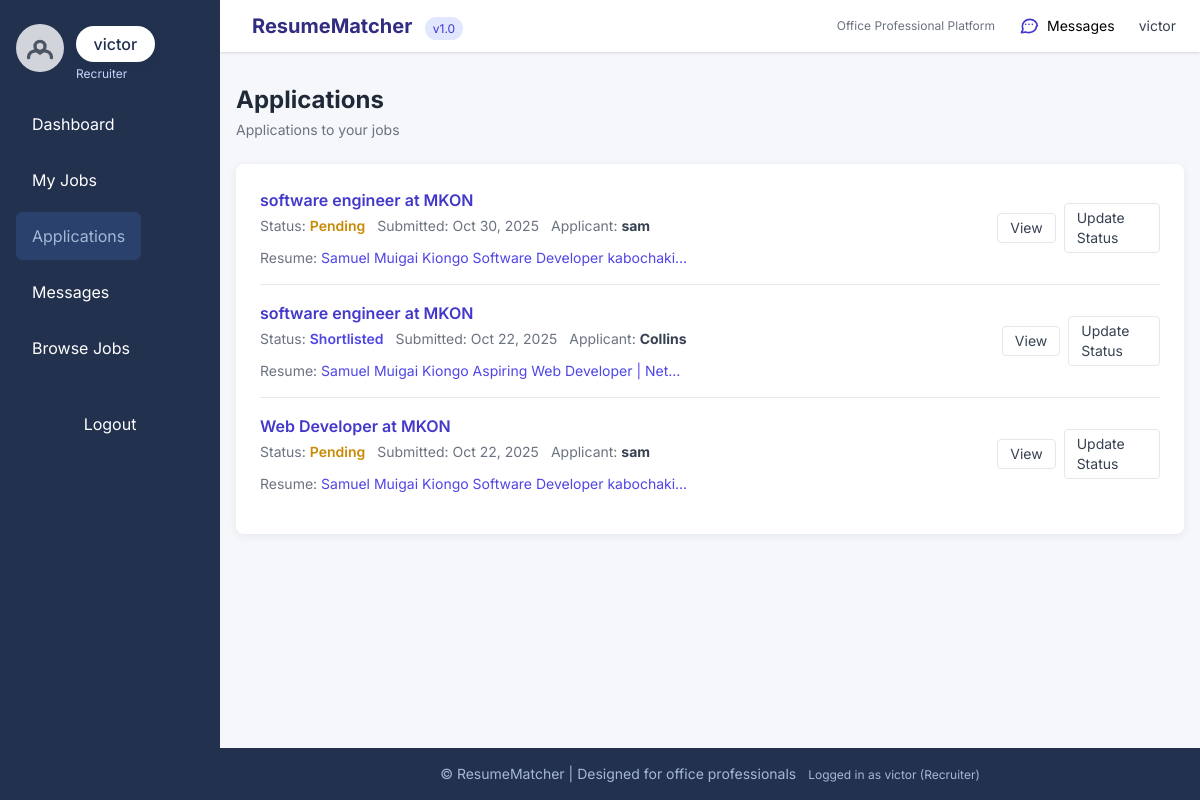
The page /applications/ (signed in) on the database as committed earlier.
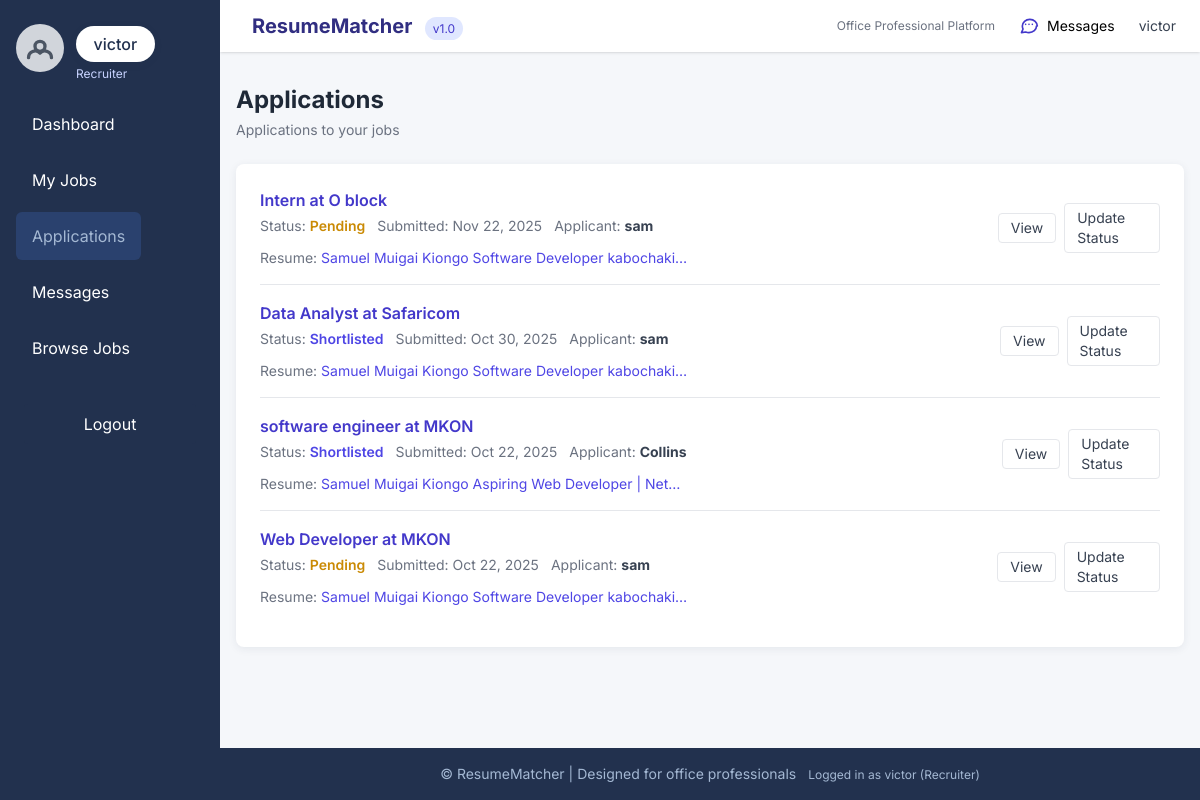
The same page on the database as committed later.
### core/models.py (models this page shows, shortened)
class Application(models.Model):
    STATUS_CHOICES = (
        ('pending', 'Pending'),
        ('shortlisted', 'Shortlisted'),
        ('rejected', 'Rejected'),
        ('hired', 'Hired'),
    )
    application_id = models.AutoField(primary_key=True)
    user = models.ForeignKey(User, on_delete=models.CASCADE, related_name='applications')
    job = models.ForeignKey(Job_Posting, on_delete=models.CASCADE, related_name='applications')
    resume = models.ForeignKey(
        Resume, on_delete=models.SET_NULL, null=True, blank=True, related_name='applications'
    )
    status = models.CharField(max_length=20, choices=STATUS_CHOICES, default='pending')
    match_score = models.FloatField(
        default=0.0,
        validators=[MinValueValidator(0.0), MaxValueValidator(1.0)],
        help_text="AI-generated match score (0-1)"
    )
    ai_feedback = models.TextField(blank=True, null=True)
    submission_date = models.DateTimeField(auto_now_add=True)
    updated_at = models.DateTimeField(auto_now=True)
    class Meta:
        db_table = 'applications'
        constraints = [
            models.UniqueConstraint(fields=['user', 'job'], name='unique_user_job_application')
        ]
        verbose_name = 'Application'
        verbose_name_plural = 'Applications'
        ordering = ['-submission_date']

class Job_Posting(models.Model):
    job_id = models.AutoField(primary_key=True)
    title = models.CharField(max_length=200)
    company = models.CharField(max_length=200)
    location = models.CharField(max_length=100, blank=True)
    description = models.TextField()
    requirements = models.ManyToManyField(Skill, blank=True, related_name='job_postings')
    requirements_text = models.TextField(blank=True, null=True, help_text="Optional free-text requirements")
    salary_range = models.CharField(max_length=50, blank=True, help_text="e.g., 'KES 50,000 - 100,000'")
    posted_by = models.ForeignKey(
        User, on_delete=models.CASCADE, related_name='posted_jobs',
        limit_choices_to={'account_type': 'recruiter'}
    )
    duration_min_months = models.PositiveSmallIntegerField(
        blank=True,
        null=True,
        validators=[MinValueValidator(0), MaxValueValidator(120)],
        help_text="Minimum expected duration in months (0 = open/indefinite)"
    )
    duration_max_months = models.PositiveSmallIntegerField(
        blank=True,
        null=True,
        validators=[MinValueValidator(0), MaxValueValidator(120)],
        help_text="Maximum expected duration in months (leave blank for open-ended)"
    )
    application_deadline = models.DateTimeField(
        blank=True,
        null=True,
        help_text="Optional deadline (date & time). After this time applications will be closed."
    )
    is_active = models.BooleanField(default=True)
    created_at = models.DateTimeField(auto_now_add=True)
    updated_at = models.DateTimeField(auto_now=True)
    class Meta:
        db_table = 'job_postings'
        verbose_name = 'Job Posting'
        verbose_name_plural = 'Job Postings'
        ordering = ['-created_at']

class User(AbstractUser):
    USER_TYPES = (
        ('seeker', 'Job Seeker'),
        ('recruiter', 'Recruiter'),
        ('admin', 'Admin'),
    )
    account_type = models.CharField(max_length=10, choices=USER_TYPES, default='seeker')
    email = models.EmailField(unique=True)
    profile_picture = models.ImageField(upload_to='profiles/', blank=True, null=True)
    created_at = models.DateTimeField(auto_now_add=True)
    updated_at = models.DateTimeField(auto_now=True)
    class Meta:
        db_table = 'users'
        verbose_name = 'User'
        verbose_name_plural = 'Users'

class Resume(models.Model):
    resume_id = models.AutoField(primary_key=True)
    user = models.ForeignKey(User, on_delete=models.CASCADE, related_name='resumes')
    file = models.FileField(upload_to='resumes/', blank=True, null=True)
    extracted_text = models.TextField(blank=True, null=True)
    skills = models.ManyToManyField(Skill, blank=True, related_name='resumes')
    summary = models.TextField(blank=True, null=True)
    match_score = models.FloatField(
        default=0.0,
        validators=[MinValueValidator(0.0), MaxValueValidator(1.0)]
    )
    uploaded_at = models.DateTimeField(auto_now_add=True)
    updated_at = models.DateTimeField(auto_now=True)
    class Meta:
        db_table = 'resumes'
        verbose_name = 'Resume'
        verbose_name_plural = 'Resumes'
        ordering = ['-uploaded_at']
    def get_skills_as_string(self):
        return ', '.join(skill.name for skill in self.skills.all()) if self.skills.exists() else 'No skills extracted'

class Skill(models.Model):
    name = models.CharField(max_length=100, unique=True)
    slug = models.SlugField(max_length=120, unique=True, blank=True)
    class Meta:
        db_table = 'skills'
        ordering = ['name']
        verbose_name = 'Skill'
        verbose_name_plural = 'Skills'

### core/views.py (the view)
# urls.py: path('applications/', views.application_list, name='application_list'),
@login_required
def application_list(request):
    if request.user.account_type == 'recruiter':
        applications = Application.objects.filter(job__posted_by=request.user)
    else:
        applications = Application.objects.filter(user=request.user)
    return render(request, 'applications/application_list.html', {'applications': applications})

### core/templates/applications/application_list.html (shortened to what this page needs)
{% extends "base.html" %}
{% block content %}
<div class="mb-6 flex items-center justify-between">
    <div>
        <h1 class="text-2xl font-bold text-gray-800">Applications</h1>
        <p class="text-sm text-gray-500 mt-1">
            {% if request.user.account_type == 'recruiter' %}
                Applications to your jobs
            {% else %}
                Applications you've submitted
            {% endif %}
        </p>
    </div>
</div>
<div class="card p-6">
    {% if applications %}
        <ul class="space-y-4">
            {% for application in applications %}
            <li class="flex flex-col sm:flex-row sm:items-center sm:justify-between gap-3 pb-4 border-b last:border-b-0">
                <div class="min-w-0">
                    <a href="{% url 'application_detail' application.pk %}" class="text-indigo-700 font-semibold hover:underline truncate block">
                        {{ application.job.title }} at {{ application.job.company }}
                    </a>
                    <div class="mt-1 flex flex-wrap items-center gap-3 text-sm text-gray-500">
                        <span>
                            Status:
                            <span class="font-semibold
                                {% if application.status == 'hired' %}text-green-600
                                {% elif application.status == 'rejected' %}text-red-600
                                {% elif application.status == 'shortlisted' %}text-indigo-600
                                {% else %}text-yellow-600{% endif %}">
                                {{ application.get_status_display }}
                            </span>
                        </span>
                        <span>Submitted: {{ application.submission_date|date:"M d, Y" }}</span>
                        {% if request.user.account_type == 'recruiter' %}
                            <span>Applicant: <strong class="text-gray-700">{{ application.user.get_full_name|default:application.user.username }}</strong></span>
                            {% if application.resume %}
                                <span>
                                    Resume:
                                    <a href="{% url 'resume_detail' application.resume.pk %}" class="text-indigo-600 hover:underline">
                                        {{ application.resume.summary|default:application.resume.get_skills_as_string|truncatechars:50 }}
                                    </a>
                                </span>
                            {% endif %}
                        {% endif %}
                    </div>
                </div>
                <div class="flex items-center gap-2">
                    <a href="{% url 'application_detail' application.pk %}" class="px-3 py-1 rounded border border-gray-200 text-sm text-gray-700 hover:bg-gray-50">View</a>
                    {% if request.user == application.user %}
                        <a href="{% url 'application_update' application.pk %}" class="px-3 py-1 rounded border border-gray-200 text-sm text-gray-700 hover:bg-gray-50">Edit</a>
                        <form action="{% url 'application_delete' application.pk %}" method="post" class="inline" onsubmit="return confirm('Withdraw this application?');">
                            {% csrf_token %}
                            <button type="submit" class="px-3 py-1 rounded bg-red-600 text-white text-sm hover:bg-red-700">Withdraw</button>
                        </form>
                    {% elif request.user == application.job.posted_by %}
                        <a href="{% url 'application_update' application.pk %}" class="px-3 py-1 rounded border border-gray-200 text-sm text-gray-700 hover:bg-gray-50">Update Status</a>
                    {% endif %}
                </div>
            </li>
            {% endfor %}
        </ul>
    {% endif %}
</div>
{% endblock %}

Rows that differ between the two databases and show on the page:
removed Application: job "software engineer", job.company "MKON", status "Pending", submission_date "Oct 30, 2025", user.get_full_name "sam", resume.summary "Samuel Muigai Kiongo Software Developer kabochaki…", shows "Update Status"
added Application: job "Intern", job.company "O block", status "Pending", submission_date "Nov 22, 2025", user.get_full_name "sam", resume.summary "Samuel Muigai Kiongo Software Developer kabochaki…", shows "Update Status"
added Application: job "Data Analyst", job.company "Safaricom", status "Shortlisted", submission_date "Oct 30, 2025", user.get_full_name "sam", resume.summary "Samuel Muigai Kiongo Software Developer kabochaki…", shows "Update Status"
